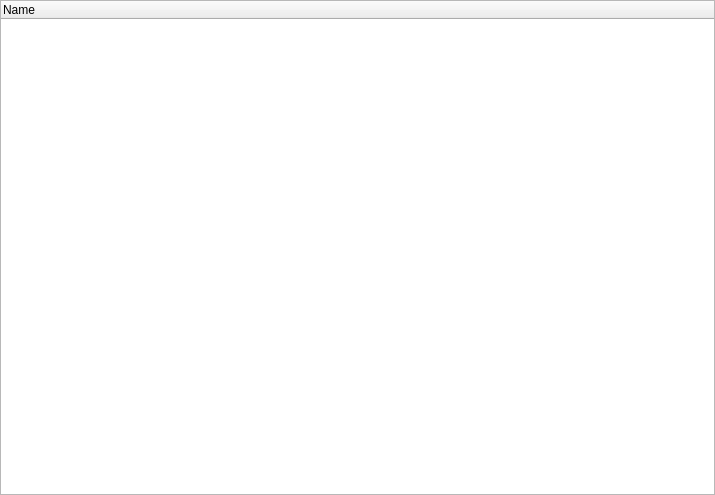
<?xml version="1.0" encoding="UTF-8"?>
<ui version="4.0">
 <class>SysInfoLocalUserGroups</class>
 <widget class="QWidget" name="SysInfoLocalUserGroups">
  <property name="geometry">
   <rect>
    <x>0</x>
    <y>0</y>
    <width>715</width>
    <height>495</height>
   </rect>
  </property>
  <property name="windowTitle">
   <string/>
  </property>
  <layout class="QVBoxLayout" name="verticalLayout">
   <property name="leftMargin">
    <number>0</number>
   </property>
   <property name="topMargin">
    <number>0</number>
   </property>
   <property name="rightMargin">
    <number>0</number>
   </property>
   <property name="bottomMargin">
    <number>0</number>
   </property>
   <item>
    <widget class="QTreeWidget" name="tree">
     <property name="contextMenuPolicy">
      <enum>Qt::ContextMenuPolicy::CustomContextMenu</enum>
     </property>
     <property name="showDropIndicator" stdset="0">
      <bool>false</bool>
     </property>
     <property name="indentation">
      <number>0</number>
     </property>
     <column>
      <property name="text">
       <string>Name</string>
      </property>
     </column>
    </widget>
   </item>
  </layout>
  <action name="action_copy_row">
   <property name="text">
    <string>Copy Row</string>
   </property>
  </action>
  <action name="action_copy_name">
   <property name="text">
    <string>Copy Name</string>
   </property>
  </action>
  <action name="action_copy_value">
   <property name="text">
    <string>Copy Value</string>
   </property>
  </action>
 </widget>
 <resources/>
 <connections/>
</ui>
